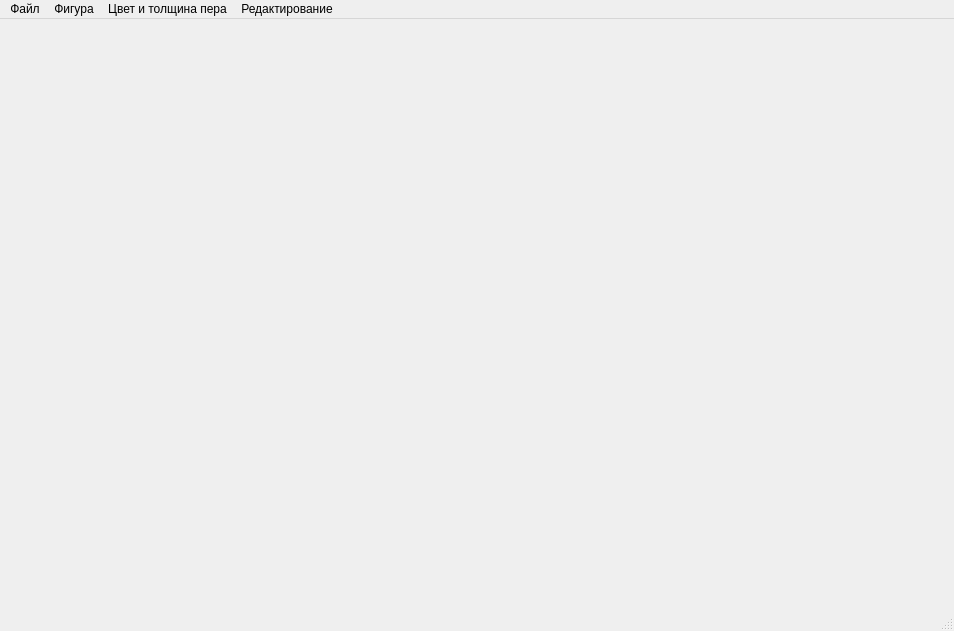
<?xml version="1.0" encoding="UTF-8"?>
<ui version="4.0">
 <class>MainWindow</class>
 <widget class="QMainWindow" name="MainWindow">
  <property name="geometry">
   <rect>
    <x>0</x>
    <y>0</y>
    <width>954</width>
    <height>631</height>
   </rect>
  </property>
  <property name="windowTitle">
   <string>MainWindow</string>
  </property>
  <widget class="QWidget" name="centralwidget">
   <layout class="QGridLayout" name="gridLayout">
    <property name="leftMargin">
     <number>0</number>
    </property>
    <property name="topMargin">
     <number>0</number>
    </property>
    <property name="rightMargin">
     <number>0</number>
    </property>
    <property name="bottomMargin">
     <number>0</number>
    </property>
    <property name="spacing">
     <number>0</number>
    </property>
    <item row="0" column="0">
     <layout class="QVBoxLayout" name="verticalLayout"/>
    </item>
   </layout>
  </widget>
  <widget class="QMenuBar" name="menubar">
   <property name="geometry">
    <rect>
     <x>0</x>
     <y>0</y>
     <width>954</width>
     <height>25</height>
    </rect>
   </property>
   <widget class="QMenu" name="menuFile">
    <property name="title">
     <string>Файл</string>
    </property>
    <addaction name="actionOpen"/>
    <addaction name="actionSave"/>
    <addaction name="actionClose"/>
   </widget>
   <widget class="QMenu" name="menu">
    <property name="title">
     <string>Фигура</string>
    </property>
    <addaction name="actionLine"/>
    <addaction name="actionCircle"/>
    <addaction name="actionRectangle"/>
   </widget>
   <widget class="QMenu" name="menu_2">
    <property name="title">
     <string>Цвет и толщина пера</string>
    </property>
    <addaction name="action"/>
    <addaction name="actionPero"/>
   </widget>
   <widget class="QMenu" name="menu_3">
    <property name="title">
     <string>Редактирование</string>
    </property>
    <addaction name="actionEditX"/>
    <addaction name="actionEditY"/>
    <addaction name="actionScaleX"/>
    <addaction name="actionScaleY"/>
    <addaction name="actionColor"/>
    <addaction name="actionNPero"/>
   </widget>
   <addaction name="menuFile"/>
   <addaction name="menu"/>
   <addaction name="menu_2"/>
   <addaction name="menu_3"/>
  </widget>
  <widget class="QStatusBar" name="statusbar"/>
  <action name="actionOpen">
   <property name="text">
    <string>Открыть</string>
   </property>
   <property name="shortcut">
    <string>Ctrl+O</string>
   </property>
  </action>
  <action name="actionSave">
   <property name="text">
    <string>Сохранить</string>
   </property>
   <property name="shortcut">
    <string>Ctrl+S</string>
   </property>
  </action>
  <action name="actionClose">
   <property name="text">
    <string>Закрыть</string>
   </property>
   <property name="shortcut">
    <string>Alt+X</string>
   </property>
  </action>
  <action name="actionLine">
   <property name="text">
    <string>Прямая линия</string>
   </property>
  </action>
  <action name="actionLine2">
   <property name="text">
    <string>Линия произв. конф.</string>
   </property>
  </action>
  <action name="actionCircle">
   <property name="text">
    <string>Круг</string>
   </property>
  </action>
  <action name="actionRectangle">
   <property name="text">
    <string>Прямоугольник</string>
   </property>
  </action>
  <action name="action">
   <property name="text">
    <string>Выбрать цвет</string>
   </property>
  </action>
  <action name="actionEditX">
   <property name="text">
    <string>Координата x</string>
   </property>
  </action>
  <action name="actionPero">
   <property name="text">
    <string>Выбрать толщину пера</string>
   </property>
  </action>
  <action name="actionEditY">
   <property name="text">
    <string>Координата y</string>
   </property>
  </action>
  <action name="actionScaleX">
   <property name="text">
    <string>Размер по x</string>
   </property>
  </action>
  <action name="actionScaleY">
   <property name="text">
    <string>Размер по y</string>
   </property>
  </action>
  <action name="actionColor">
   <property name="text">
    <string>Цвет</string>
   </property>
  </action>
  <action name="actionNPero">
   <property name="text">
    <string>Толщина пера</string>
   </property>
  </action>
 </widget>
 <resources/>
 <connections/>
</ui>
